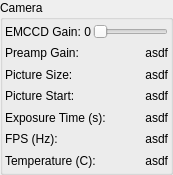
<?xml version="1.0" encoding="UTF-8"?>
<ui version="4.0">
 <class>GroupBox</class>
 <widget class="QGroupBox" name="GroupBox">
  <property name="geometry">
   <rect>
    <x>0</x>
    <y>0</y>
    <width>173</width>
    <height>175</height>
   </rect>
  </property>
  <property name="windowTitle">
   <string>GroupBox</string>
  </property>
  <property name="title">
   <string>Camera</string>
  </property>
  <layout class="QVBoxLayout" name="verticalLayout">
   <property name="spacing">
    <number>2</number>
   </property>
   <property name="leftMargin">
    <number>2</number>
   </property>
   <property name="topMargin">
    <number>2</number>
   </property>
   <property name="rightMargin">
    <number>2</number>
   </property>
   <property name="bottomMargin">
    <number>2</number>
   </property>
   <item>
    <layout class="QHBoxLayout" name="horizontalLayout">
     <item>
      <widget class="QLabel" name="EMCCDLabel">
       <property name="text">
        <string>EMCCD Gain: 0</string>
       </property>
      </widget>
     </item>
     <item>
      <widget class="QSlider" name="EMCCDSlider">
       <property name="sizePolicy">
        <sizepolicy hsizetype="Preferred" vsizetype="Preferred">
         <horstretch>0</horstretch>
         <verstretch>0</verstretch>
        </sizepolicy>
       </property>
       <property name="minimumSize">
        <size>
         <width>0</width>
         <height>0</height>
        </size>
       </property>
       <property name="maximum">
        <number>100</number>
       </property>
       <property name="value">
        <number>0</number>
       </property>
       <property name="orientation">
        <enum>Qt::Horizontal</enum>
       </property>
      </widget>
     </item>
    </layout>
   </item>
   <item>
    <layout class="QHBoxLayout" name="horizontalLayout_2">
     <item>
      <widget class="QLabel" name="preampGainLabel">
       <property name="text">
        <string>Preamp Gain:</string>
       </property>
      </widget>
     </item>
     <item>
      <widget class="QLabel" name="preampGainText">
       <property name="layoutDirection">
        <enum>Qt::LeftToRight</enum>
       </property>
       <property name="text">
        <string>asdf</string>
       </property>
       <property name="alignment">
        <set>Qt::AlignRight|Qt::AlignTrailing|Qt::AlignVCenter</set>
       </property>
      </widget>
     </item>
    </layout>
   </item>
   <item>
    <layout class="QHBoxLayout" name="horizontalLayout_3">
     <item>
      <widget class="QLabel" name="pictureSizeLabel">
       <property name="text">
        <string>Picture Size:</string>
       </property>
      </widget>
     </item>
     <item>
      <widget class="QLabel" name="pictureSizeText">
       <property name="layoutDirection">
        <enum>Qt::LeftToRight</enum>
       </property>
       <property name="text">
        <string>asdf</string>
       </property>
       <property name="alignment">
        <set>Qt::AlignRight|Qt::AlignTrailing|Qt::AlignVCenter</set>
       </property>
      </widget>
     </item>
    </layout>
   </item>
   <item>
    <layout class="QHBoxLayout" name="horizontalLayout_7">
     <item>
      <widget class="QLabel" name="pictureStartLabel">
       <property name="text">
        <string>Picture Start:</string>
       </property>
      </widget>
     </item>
     <item>
      <widget class="QLabel" name="pictureStartText">
       <property name="text">
        <string>asdf</string>
       </property>
       <property name="alignment">
        <set>Qt::AlignRight|Qt::AlignTrailing|Qt::AlignVCenter</set>
       </property>
      </widget>
     </item>
    </layout>
   </item>
   <item>
    <layout class="QHBoxLayout" name="horizontalLayout_4">
     <item>
      <widget class="QLabel" name="exposureTimeLabel">
       <property name="text">
        <string>Exposure Time (s):</string>
       </property>
      </widget>
     </item>
     <item>
      <widget class="QLabel" name="exposureTimeText">
       <property name="layoutDirection">
        <enum>Qt::LeftToRight</enum>
       </property>
       <property name="text">
        <string>asdf</string>
       </property>
       <property name="alignment">
        <set>Qt::AlignRight|Qt::AlignTrailing|Qt::AlignVCenter</set>
       </property>
      </widget>
     </item>
    </layout>
   </item>
   <item>
    <layout class="QHBoxLayout" name="horizontalLayout_5">
     <item>
      <widget class="QLabel" name="FPSLabel">
       <property name="text">
        <string>FPS (Hz):</string>
       </property>
      </widget>
     </item>
     <item>
      <widget class="QLabel" name="FPSText">
       <property name="layoutDirection">
        <enum>Qt::LeftToRight</enum>
       </property>
       <property name="text">
        <string>asdf</string>
       </property>
       <property name="alignment">
        <set>Qt::AlignRight|Qt::AlignTrailing|Qt::AlignVCenter</set>
       </property>
      </widget>
     </item>
    </layout>
   </item>
   <item>
    <layout class="QHBoxLayout" name="horizontalLayout_6">
     <item>
      <widget class="QLabel" name="temperatureLabel">
       <property name="text">
        <string>Temperature (C):</string>
       </property>
      </widget>
     </item>
     <item>
      <widget class="QLabel" name="temperatureText">
       <property name="layoutDirection">
        <enum>Qt::LeftToRight</enum>
       </property>
       <property name="text">
        <string>asdf</string>
       </property>
       <property name="alignment">
        <set>Qt::AlignRight|Qt::AlignTrailing|Qt::AlignVCenter</set>
       </property>
      </widget>
     </item>
    </layout>
   </item>
  </layout>
 </widget>
 <resources/>
 <connections/>
</ui>
